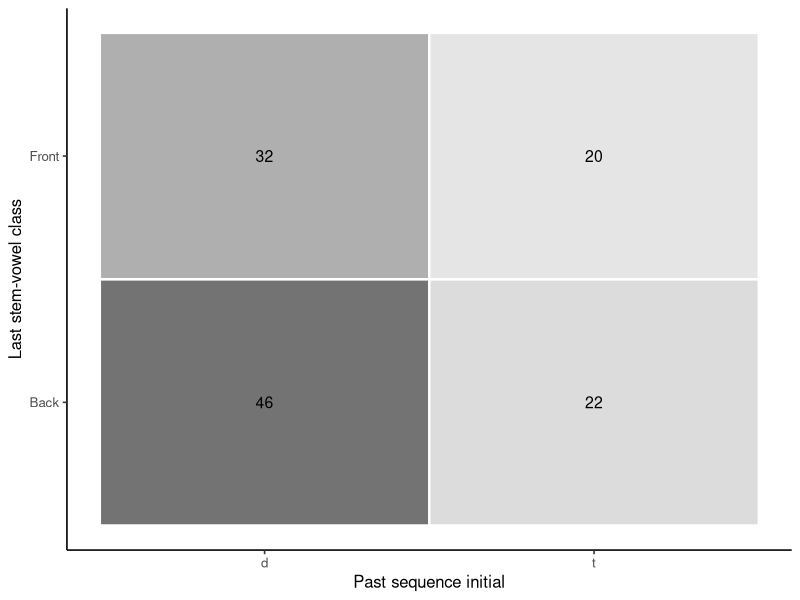

R code for this plot:
## ---- chunk 1
#| label: load-unimorph-fisher
library(ggplot2)

population <- read.csv(
  "data/unimorph-turkish/verb-past-population.csv",
  stringsAsFactors = FALSE
)
sample_120 <- read.csv(
  "data/unimorph-turkish/verb-past-sample-120.csv",
  stringsAsFactors = FALSE
)
sample_120$front_vowel <- grepl("^front", sample_120$vowel_class)

canonical_tab <- table(
  stem_final_voiceless = sample_120$stem_final_voiceless,
  t_initial = sample_120$t_initial
)
stopifnot(all(sample_120$stem_final_voiceless == sample_120$t_initial))
canonical_tab

tab <- table(
  front_vowel = sample_120$front_vowel,
  t_initial = sample_120$t_initial
)
stopifnot(nrow(population) == 588L, nrow(sample_120) == 120L)
tab
## ---- chunk 2
#| label: fit-unimorph-fisher
observed_a <- tab["TRUE", "1"]
t_total <- sum(tab[, "1"])
d_total <- sum(tab[, "0"])
front_total <- sum(tab["TRUE", ])
observed_probability <- dhyper(observed_a, t_total, d_total, front_total)
result <- fisher.test(tab, alternative = "two.sided")

summary <- data.frame(
  sample_size = nrow(sample_120),
  population_size = nrow(population),
  sampling_fraction = nrow(sample_120) / nrow(population),
  observed_table_probability = observed_probability,
  conditional_odds_ratio = unname(result$estimate),
  confidence_lower = result$conf.int[1],
  confidence_upper = result$conf.int[2],
  two_sided_p_value = result$p.value
)
summary
## ---- chunk 3
#| label: plot-unimorph-fisher
#| fig-cap: "Observed lexeme counts in the fixed UniMorph sample."
cells <- as.data.frame(tab, responseName = "lexemes")
cells$stem_vowel <- ifelse(cells$front_vowel == "TRUE", "Front", "Back")
cells$past_initial <- ifelse(cells$t_initial == "1", "t", "d")

ggplot(cells, aes(past_initial, stem_vowel, fill = lexemes)) +
  geom_tile(color = "white", linewidth = 0.8) +
  geom_text(aes(label = lexemes), size = 4) +
  scale_fill_gradient(low = "grey90", high = "grey45", guide = "none") +
  labs(x = "Past sequence initial", y = "Last stem-vowel class") +
  theme_classic(base_size = 12)
